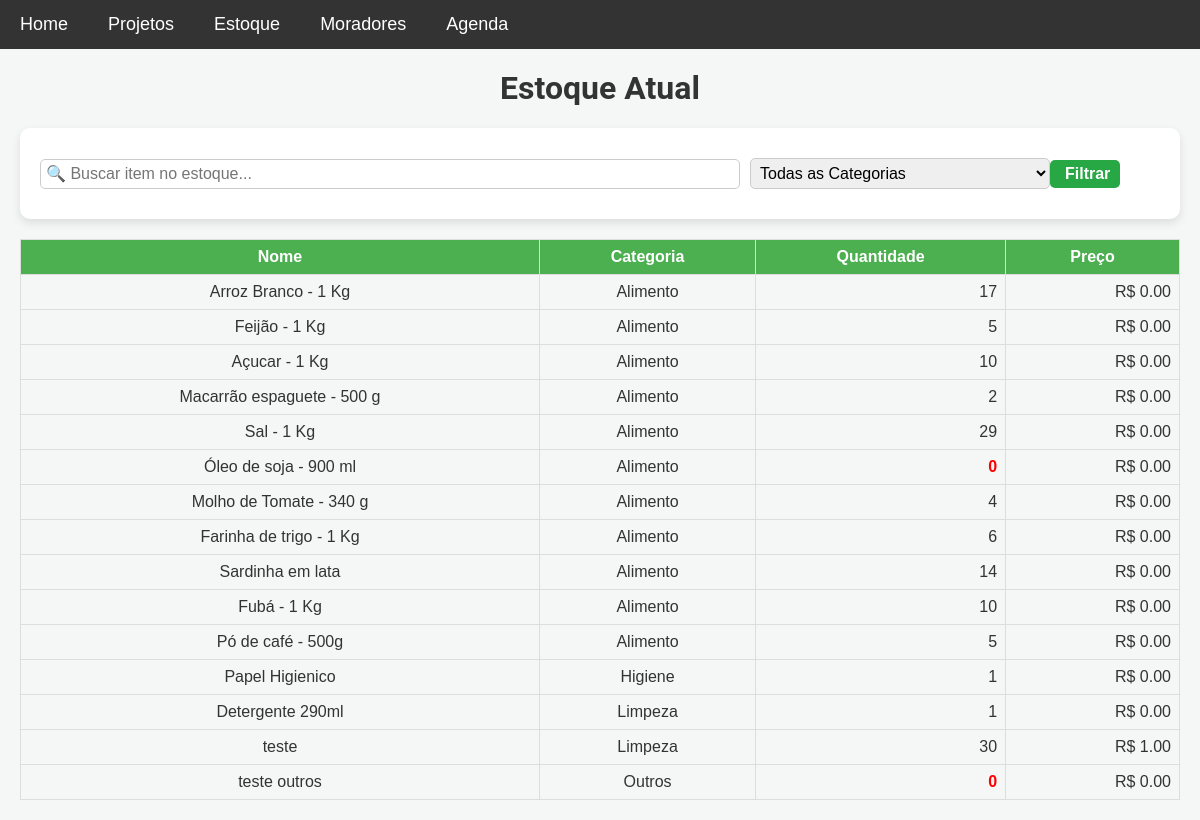
Page /estoque on the earlier database version.
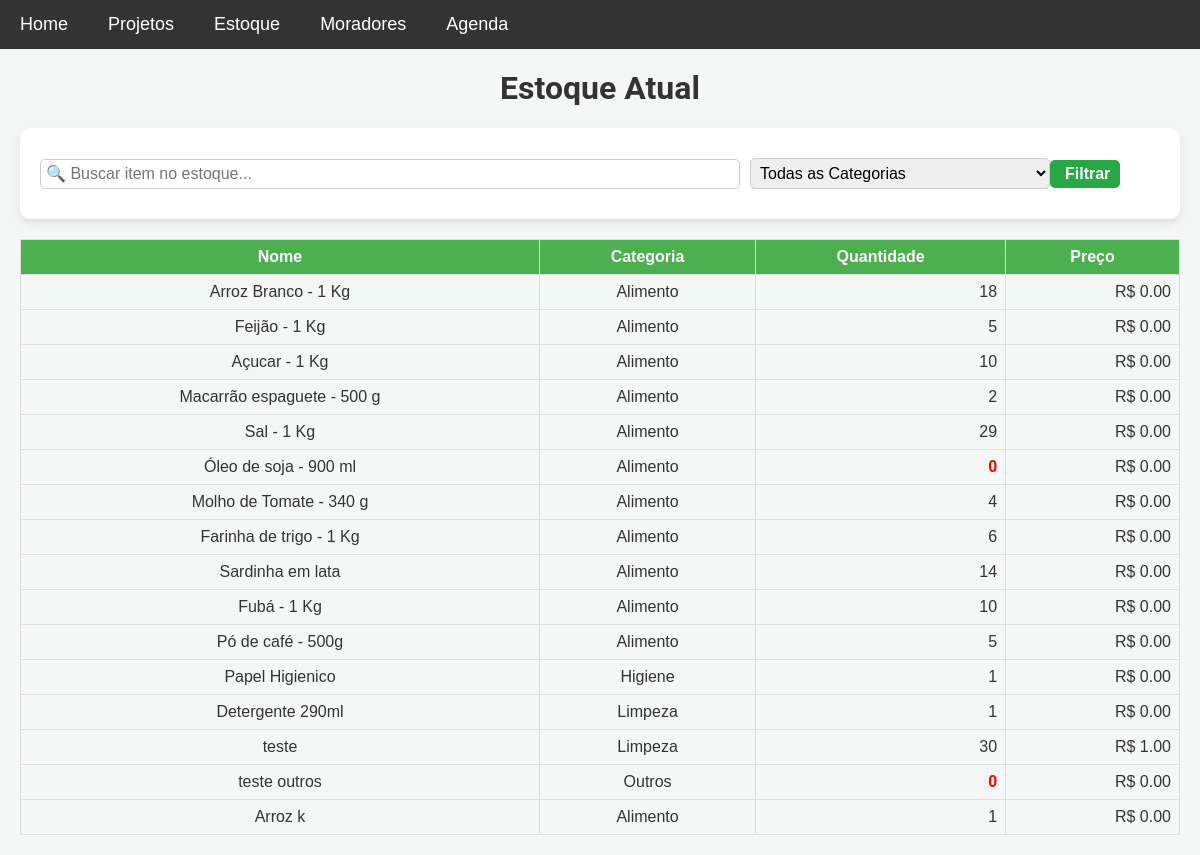
Same page on the later database version.
### models.py (models this page shows)
class Item(db.Model):
    __table_args__ = {'extend_existing': True}  # Estende a tabela existente ao invés de tentar recriá-la
    id = db.Column(db.Integer, primary_key=True)
    nome = db.Column(db.String(100), nullable=False)
    descricao = db.Column(db.Text, nullable=False)
    categoria = db.Column(db.String(50), nullable=False)
    quantidade = db.Column(db.Integer, nullable=False, default=0)
    preco = db.Column(db.Float, nullable=False)

### app.py (the view)
@app.route('/estoque')
def estoque_atual():
    busca = request.args.get('busca', '')  # Termo de busca, se houver
    categoria = request.args.get('categoria', '')  # Categoria selecionada, se houver
    itens = Item.query.all()
    if busca:
        busca_sem_acentos = remover_acentos(busca).lower()
        itens = [
            item for item in itens
            if busca_sem_acentos in remover_acentos(item.nome).lower()
        ]
    if categoria and categoria != 'todas':
        itens = [item for item in itens if item.categoria == categoria]
    categorias = list(set([item.categoria for item in Item.query.all()]))
    return render_template('estoque_atual.html', itens=itens, categorias=categorias)

### templates/estoque_atual.html (shortened to what this page needs)
{% extends 'base.html' %}
{% block content %}
<h1>Estoque Atual</h1>
<form id="search-form" method="GET" action="/estoque" class="search-form">
    <div class="form-group">
        <input type="text" name="busca" id="search" placeholder="🔍 Buscar item no estoque..."
            value="{{ request.args.get('busca', '') }}">
        <select name="categoria" id="categoria">
            <option value="todas">Todas as Categorias</option>
        </select>
        <button type="submit"> Filtrar</button>
    </div>
</form>
{% if itens %}
<table class="estoque-table" id="estoqueTable" data-sort-direction="asc">
    <thead>
        <tr>
            <th>Nome </th>
            <th>Categoria </th>
            <th>Quantidade </th>
            <th>Preço </th>
        </tr>
    </thead>
    <tbody>
        {% for item in itens %}
        <tr>
            <td>{{ item.nome }}</td>
            <td>{{ item.categoria }}</td>
            <td class="{{ 'alerta' if item.quantidade <= 0 else '' }}">{{ item.quantidade }}</td>
            <td>R$ {{ '%.2f' | format(item.preco) }}</td>
        </tr>
        {% endfor %}
    </tbody>
</table>
{% else %}
<p class="mensagens danger">Nenhum item encontrado.</p>
{% endif %}
{% endblock %}

Differences in the rows shown:
changed Item "Arroz Branco - 1 Kg": quantidade "17" → "18"
added Item: nome "Arroz k", categoria "Alimento", quantidade "1", preco "0.00"
